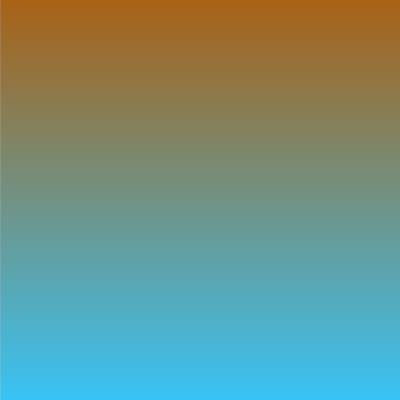
Frame 1 (no input)
Frame 60 (the mouse pressed at the canvas centre just before this capture): identical to frame 1, image omitted
Frame 120 (the mouse held since frame 60 and released just before this capture): identical to frame 1, image omitted

The Processing sketch that drew this single still picture (run headless with seeded random() and noise(); from frame 60 on, the mouse is pressed at the canvas centre):

// Processing sketch: exercice_2_1
// ── exercice_2_1.pde
void setup() {
  size(400, 400);
}

void draw() {
  background(220);
  // 1° Dans la boucle draw() : tracer une ligne horizontale sur la 1ère rangée du canvas

  // 3° Déclarer deux couleurs de votre choix

  color c1 = color(168, 98, 22);
  color c2 = color(56, 195, 245);

  // 2° Utiliser une boucle for afin de parcourir l'ensemble des pixels horizontaux du canvas
  for (int y = 0; y < height; y++) {
    // 4° Créer une variable amt qui varie de 0 à 1 suivant y
    float amt = map(y, 0, height, 0, 1);
    // 5° Créer une troisième couleur dérivée de c1 et c2
    color c = lerpColor(c1, c2, amt);
    // 6° Utiliser la fonction stroke pour assigner la couleur c à notre ligne
    stroke(c);
    line(0, y, width, y);
  }
}
